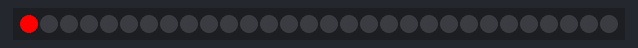
Recording of a sketch running on a simulated ESP32. Shown: 30 RGB LEDs in strip order, left to right. WiFi joins after 1.5 s; servers stay silent unless stated; uploads are accepted with an empty reply; what the sketch prints to the serial monitor is not drawn.

Above: at 1.86 s.
At 2.4 s:
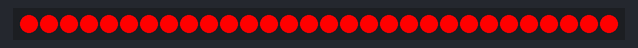
At 3.8 s:
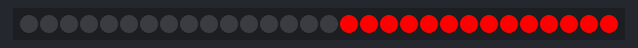

The sketch:

light_up_the_night.ino
```cpp
#include <WiFi.h>
#include <HTTPClient.h>
#include <ArduinoJson.h>
#include <Adafruit_NeoPixel.h>
#ifdef __AVR__
#include <avr/power.h>
#endif

// WiFi Parameters
const char* ssid = "Jax-2.4";
const char* password = "Swimstrong";

//Arduino pin that strip is connected to.
#define PIN 0

//How many neoPixels needed:
#define NUMPIXELS 30

// How many pixels, and which pin to use to send signals.
Adafruit_NeoPixel pixels = Adafruit_NeoPixel(NUMPIXELS, PIN, NEO_GRB + NEO_KHZ800);

//Blink Rate
int blinkRate = 1000;

void setup() {
  Serial.begin(115200);
  WiFi.begin(ssid, password);

  //Initialize neoPixel Library
  pixels.begin();

  while (WiFi.status() != WL_CONNECTED) {
    delay(500);
    Serial.print(".");
  }
}

void loop() {
  // Check WiFi Status
  if (WiFi.status() == WL_CONNECTED) {
    HTTPClient http;  //Object of class HTTPClient
    http.begin("https://api.nasa.gov/insight_weather/?api_key=xoBye15bYCpmZs687PsofXehlwdrLZNeryDJt1ky&feedtype=json&ver=1.0");
    int httpCode = http.GET();
    //Check the returning code
    if (httpCode > 0) {
      // Get the request response payload
      String json = http.getString();


      // Parsing
      const size_t capacity = 5 * JSON_ARRAY_SIZE(7) + JSON_ARRAY_SIZE(8) + 4 * JSON_ARRAY_SIZE(18) + 24 * JSON_ARRAY_SIZE(24) + 32 * JSON_OBJECT_SIZE(2) + 29 * JSON_OBJECT_SIZE(4) + 112 * JSON_OBJECT_SIZE(5) + 7 * JSON_OBJECT_SIZE(7) + JSON_OBJECT_SIZE(9) + JSON_OBJECT_SIZE(10) + 7 * JSON_OBJECT_SIZE(16) + 10230;
      DynamicJsonDocument doc(capacity);

      deserializeJson(doc, json);


      JsonObject a513 = doc["513"];

      JsonObject a513_AT = a513["AT"];
      float a513_AT_av = a513_AT["av"]; // -57.605
      long a513_AT_ct = a513_AT["ct"]; // 177554
      float a513_AT_mn = a513_AT["mn"]; // -93.043
      float a513_AT_mx = a513_AT["mx"]; // -1.54

      const char* a513_First_UTC = a513["First_UTC"]; // "2020-05-03T05:40:25Z"

      JsonObject a513_HWS = a513["HWS"];
      float a513_HWS_av = a513_HWS["av"]; // 4.541
      long a513_HWS_ct = a513_HWS["ct"]; // 80350
      float a513_HWS_mn = a513_HWS["mn"]; // 0.18
      float a513_HWS_mx = a513_HWS["mx"]; // 16.049

      const char* a513_Last_UTC = a513["Last_UTC"]; // "2020-05-04T06:20:00Z"


      if (a513_AT_mx < -5) {
        // For a set of NeoPixels the first NeoPixel is 0, second is 1, all the way up to the count of pixels minus one.
        for (int i = 0; i < NUMPIXELS; i++) {
          // pixels.Color takes RGB values, from 0,0,0 up to 255,255,255
          pixels.setPixelColor(i, pixels.Color(0 , 0, 255));
          pixels.show();
          delay(20);
        }
        // This sends the updated pixel color to the hardware.
        //pixels.show(); // nothing happens until this is called

        // pause for a moment
        delay(blinkRate);

        // turn off:
        for (int i = 0; i < NUMPIXELS; i++) {
          // pixels.Color takes RGB values, from 0,0,0 up to 255,255,255
          pixels.setPixelColor(i, pixels.Color(0, 0, 0)); // Moderately bright green color.
          pixels.show();
          delay(20);
        }
        //pixels.show(); // This sends the updated pixel color to the hardware.
        // pause for a moment
        delay(blinkRate);
      }

      if (a513_AT_mx >= -5 && a513_AT_mx < -3) {
        // For a set of NeoPixels the first NeoPixel is 0, second is 1, all the way up to the count of pixels minus one.
        for (int i = 0; i < NUMPIXELS; i++) {
          // pixels.Color takes RGB values, from 0,0,0 up to 255,255,255
          pixels.setPixelColor(i, pixels.Color(150 , 0, 255));
          pixels.show();
          delay(20);
        }
        // This sends the updated pixel color to the hardware.
        //pixels.show(); // nothing happens until this is called

        // pause for a moment
        delay(blinkRate);

        // turn off:
        for (int i = 0; i < NUMPIXELS; i++) {
          // pixels.Color takes RGB values, from 0,0,0 up to 255,255,255
          pixels.setPixelColor(i, pixels.Color(0, 0, 0)); // Moderately bright green color.
          pixels.show();
          delay(20);
        }
        //pixels.show(); // This sends the updated pixel color to the hardware.
        // pause for a moment
        delay(blinkRate);
      }


      if (a513_AT_mx >= -3 && a513_AT_mx < 0) {
        // For a set of NeoPixels the first NeoPixel is 0, second is 1, all the way up to the count of pixels minus one.
        for (int i = 0; i < NUMPIXELS; i++) {
          // pixels.Color takes RGB values, from 0,0,0 up to 255,255,255
          pixels.setPixelColor(i, pixels.Color(255 , 150, 0));
          pixels.show();
          delay(20);
        }
        // This sends the updated pixel color to the hardware.
        //pixels.show(); // nothing happens until this is called

        // pause for a moment
        delay(blinkRate);

        // turn off:
        for (int i = 0; i < NUMPIXELS; i++) {
          // pixels.Color takes RGB values, from 0,0,0 up to 255,255,255
          pixels.setPixelColor(i, pixels.Color(0, 0, 0)); // Moderately bright green color.
          pixels.show();
          delay(20);
        }
        //pixels.show(); // This sends the updated pixel color to the hardware.
        // pause for a moment
        delay(blinkRate);
      }


      if (a513_AT_mx >= 0) {
        // For a set of NeoPixels the first NeoPixel is 0, second is 1, all the way up to the count of pixels minus one.
        for (int i = 0; i < NUMPIXELS; i++) {
          // pixels.Color takes RGB values, from 0,0,0 up to 255,255,255
          pixels.setPixelColor(i, pixels.Color(255 , 0, 0));
          pixels.show();
          delay(20);
        }
        // This sends the updated pixel color to the hardware.
        //pixels.show(); // nothing happens until this is called

        // pause for a moment
        delay(blinkRate);

        // turn off:
        for (int i = 0; i < NUMPIXELS; i++) {
          // pixels.Color takes RGB values, from 0,0,0 up to 255,255,255
          pixels.setPixelColor(i, pixels.Color(0, 0, 0)); // Moderately bright green color.
          pixels.show();
          delay(20);
        }
        //pixels.show(); // This sends the updated pixel color to the hardware.
        // pause for a moment
        delay(blinkRate);
      }
    }
  }
}
```

Measured:
- by itself, everything shown: repeats every 3.5 s, in 6 steps
